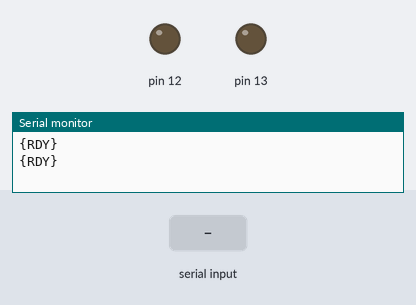
Simulated run of this sketch. Board: Arduino Uno, built with avr-gcc and run on an emulated ATmega328P. Parts: output pins drawn as LEDs (lit = HIGH), the last lines printed to the serial monitor. The inputs (shaded band) are chosen by the test bench.

Above: at 1.2 s.
1.3 s: "{ERROR}" received over the second serial link
At 4.0 s:
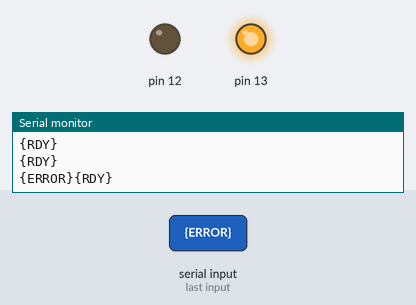
4.3 s: "1" received over the second serial link
At 5.9 s:
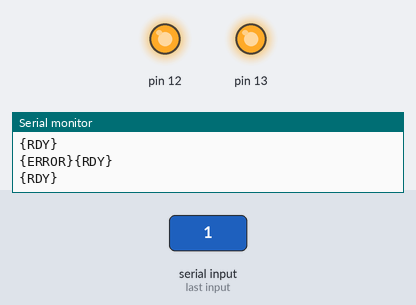
7.3 s: "0" received over the second serial link
At 8.8 s:
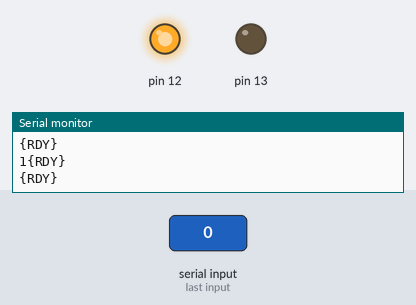
Timing chart, 0 to 10.6 s (numbered marks = the images above; inputs shaded):
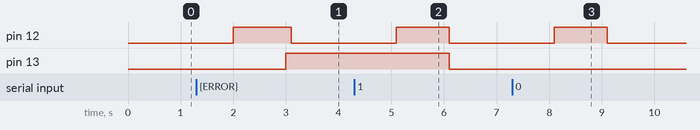

The sketch:

receiver.ino
```cpp
#include <SoftwareSerial.h>
SoftwareSerial SAT(10, 11); //RX TX

void setup() {
  Serial.begin(9600);
  SAT.begin(9600);
  pinMode(12, OUTPUT);
  pinMode(13, OUTPUT);
}

void loop() {
  Serial.println("{RDY}");
  String cmd = Serial.readString();

  if (SAT.available()) {
    digitalWrite(12, HIGH);
      String data = SAT.readString();
      Serial.print(data);

      data.trim();
      if(data == "{ERROR}") {
        digitalWrite(13, HIGH);
        delay(100);
      } else {
        digitalWrite(13, LOW);
      }

    digitalWrite(12, LOW);
  }

  if(cmd != "")
    SAT.println(cmd);
}
```

Measured:
- after the input at 1.3 s, pin 12: LOW → HIGH after 0.70 s, → LOW 1.1 s later; pin 13: LOW → HIGH after 1.7 s
- after the input at 4.3 s, pin 12: LOW → HIGH after 0.80 s, → LOW 1.0 s later; pin 13: HIGH → LOW after 1.8 s
- after the input at 7.3 s, pin 12: LOW → HIGH after 0.80 s, → LOW 1.0 s later
